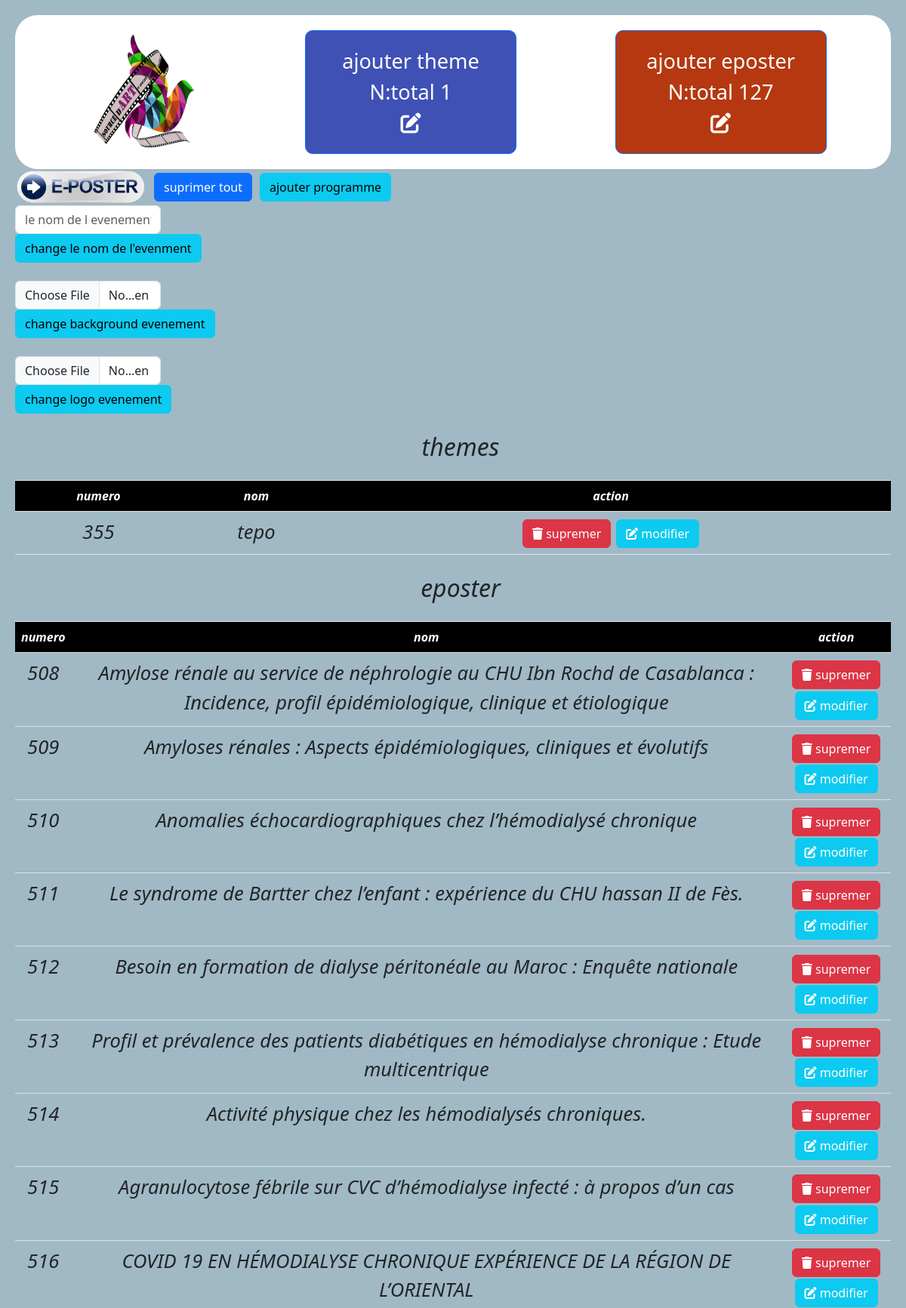
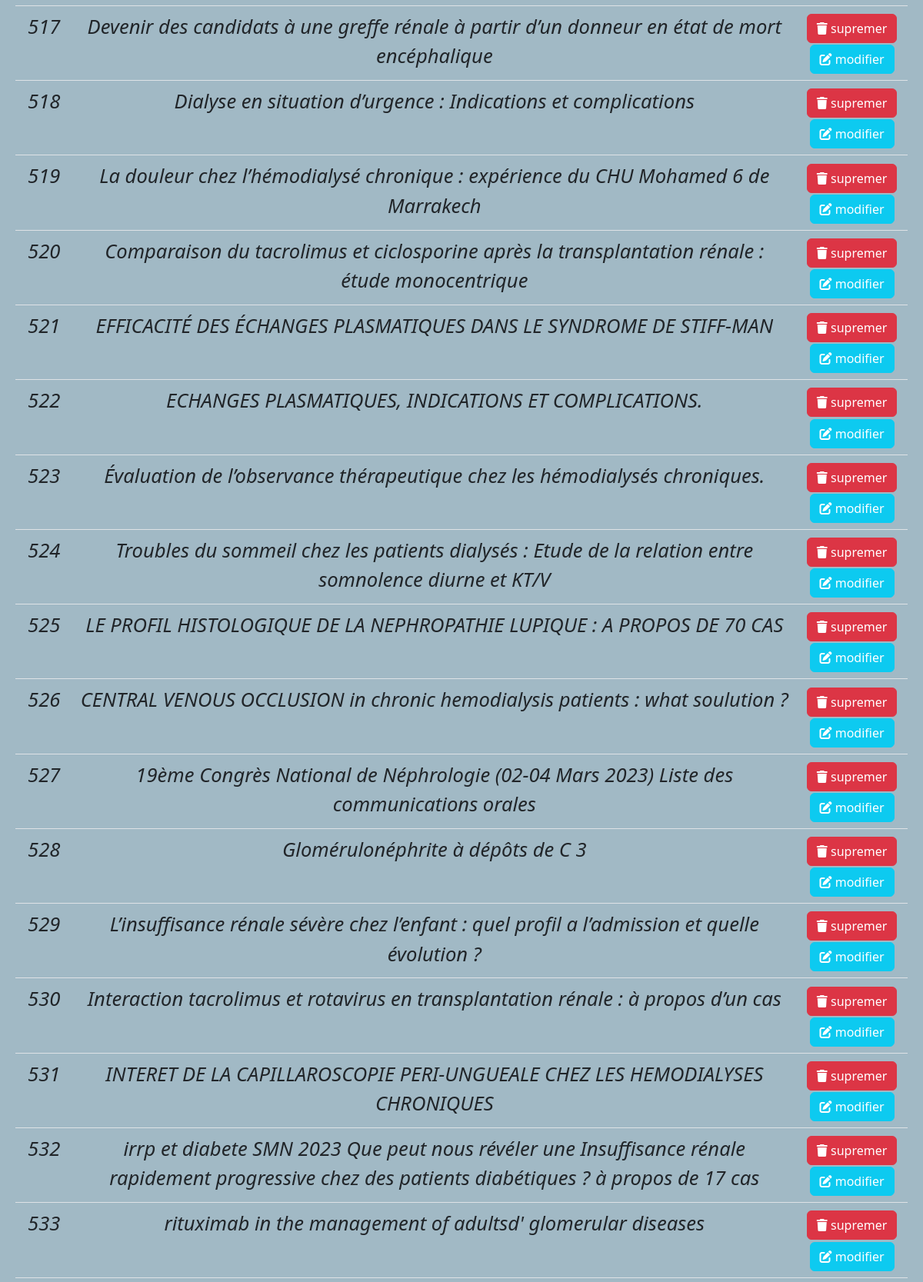
Screenshot of /php/admin.php (upper part) with the database file from the repository (2 pictures, top to bottom).
### tables this page shows
CREATE TABLE `themes` (
  `id` int(11) NOT NULL,
  `name` varchar(900) NOT NULL,
  `numtheme` varchar(100) NOT NULL
);

CREATE TABLE `eposter` (
  `id` int(11) NOT NULL,
  `url` varchar(900) NOT NULL,
  `nameposter` varchar(900) DEFAULT NULL,
  `idtheme` int(11) NOT NULL
);

### php/admin.php (the view, shortened to what this page needs)
<?php include 'dbcon.php'?>
<!DOCTYPE html>
<html lang="en">
<head>
    <link href="../style/bootstrap.min.css" rel="stylesheet" >
    <link rel="stylesheet" href="../style/fonta/css/all.css">
    <link rel="stylesheet" href="../style/fonta/css/fontawesome.min.css">
    <link rel="stylesheet" href="../dist/css/bootstrap.min.css">
    <link rel="stylesheet" href="https://cdnjs.cloudflare.com/ajax/libs/font-awesome/6.2.1/css/all.min.css" />
</head>
<body>
<?php
  $sql = "SELECT * FROM themes";
  $result = $conn->query($sql);
  $sql2 = "SELECT * FROM eposter";
  $result2 = $conn->query($sql2);
  echo "<div class='countp'>
  <img style='width:15%;' src='../pics/logo.png'/>
  <button type='button' class=' cp btn btn-primary' onclick='togle1()' data-bs-toggle='modal' data-bs-target='#myModal'>
  ajouter theme <br/> N:total
  ".$result->num_rows .' <br/> <i class="fa-solid fa-pen-to-square"></i></button>';
  echo "  <button type='button' class='btn22  cp btn btn-primary' data-bs-toggle='modal' onclick='togle2()' data-bs-target='#myModal2'>
  ajouter eposter <br/> N:total
  ".$result2->num_rows .'<br/> <i class="fa-solid fa-pen-to-square"></i></button>'
  ."</div>";
echo " <a href='../index.php'><img class='epoimg' style='width: 15%;' src='../pics/epo.png'/></a>";
  if ($result->num_rows > 0) {
    echo  "<table class='table table-hover'>";
     echo" <tr class='theder'><th>numero</th> <th>nom</th>  <th>action</th> </tr>";
      while($row = $result->fetch_assoc()) {
          echo "<tr><td>".$row["id"]."</td> <td>".$row["name"]."</td>
          <td>  <button class='btn btn-danger'><a href='supr.php?table=theme&s=".$row['id']."'><i class='fa-solid fa-trash'></i>  supremer</a>   </button>
          <button class='btn btn-info'> <a href='modif.php?mt=".$row['id']."'><i class='fa-solid fa-pen-to-square'> </i>   modifier</a>  </button></td>    </tr>" ;
      }
    }
  echo"<form action='seprimertout.php' method='get'>
    <button type='submit' style='margin:0px 10px;' class='btn btn-primary'>suprimer tout</button>
  </form> " ;
  echo"<form action='addprog.php' method='get'>
  <button type='submit' class='btn btn-info'>ajouter programme</button>
</form> " ;
echo"</br><form action='eventinfo.php' method='post'>
<input  class='form-control col-sm-2' placeholder='le nom de l evenement' type='text' name='namevent'/>
<button type='submit' class='btn btn-info'>change le nom de l'evenment</button>
</form> " ;
echo"</br></br><form action='' method='post' enctype='multipart/form-data'>
<input  class='form-control col-sm-2' placeholder='le nom de l evenement' type='file' required name='bgevent'/>
<button name='bgeventbtn' type='submit' class='btn btn-info'>change background evenement</button>
</form> " ;
echo"</br></br><form action='' method='post' enctype='multipart/form-data'>
<input  class='form-control col-sm-2' placeholder='le nom de l evenement' type='file' required name='logoevent'/>
<button name='logobtn' type='submit' class='btn btn-info'>change logo evenement</button>
</form> " ;
echo  "<p class='titlep'>themes</p>";
  $sql2 = "SELECT * FROM eposter";
  $result2 = $conn->query($sql2);
  if ($result2->num_rows > 0) {
    echo  "<table class='table table-hover'>";
     echo" <tr class='theder'><th>numero</th> <th>nom</th>  <th>action</th> </tr>";
      while($row = $result2->fetch_assoc()) {
          echo "<tr><td>".$row["id"]."</td> <td>".$row["nameposter"]."</td>
          <td>  <button class='btn btn-danger'><a href='supr.php?table=poster&s=".$row['id']."'><i class='fa-solid fa-trash'></i>  supremer</a>   </button>
          <button class='btn btn-info'> <a href='modif.php?mp=".$row['id']."'><i class='fa-solid fa-pen-to-square'> </i>  modifier</a>  </button></td>    </tr>" ;
      } echo  "<p class='titlep'>eposter</p>";
    }
?>
</body>
</html>

### php/admin.php (style rules this page uses)
table { text-align: center; }
.countp { display: flex; justify-content: center; justify-content: space-around; padding: 20px; color: white; text-align: center; background-color: white; border-radius: 30px; box-shadow: 0 0 20px bla }
p { margin: 0; padding: 0; }
.cp { width: 25%; padding: 20px; background-color: #3f51b5; border-radius: 10px; transition: 0.3s; cursor: pointer; font-size: 1.7rem; }
.titlep { margin-left: 20px; margin-top: 20px; font-size: 2rem; text-align: center; }
.theder { background-color: black; color: white; }
a { text-decoration: none; color: white; }
table { margin-top: 20px; }
.btn22 { background-color: #b53810; }
body { font-style: italic;padding: 20px; background-color: #a1b9c5; }
td { font-size: 1.6rem; }

### rows the page displays
themes: id "355", name "tepo"
eposter: id "508", nameposter "Amylose rénale au service de néphrologie au CHU Ibn Rochd de Casablanca : Incidence, profil épidémiologique, clinique et étiologique"
eposter: id "509", nameposter "Amyloses rénales : Aspects épidémiologiques, cliniques et évolutifs"
eposter: id "510", nameposter "Anomalies échocardiographiques chez l’hémodialysé chronique"
eposter: id "511", nameposter "Le syndrome de Bartter chez l’enfant : expérience du CHU hassan II de Fès."
eposter: id "512", nameposter "Besoin en formation de dialyse péritonéale au Maroc : Enquête nationale"
eposter: id "513", nameposter "Profil et prévalence des patients diabétiques en hémodialyse chronique : Etude multicentrique"
eposter: id "514", nameposter "Activité physique chez les hémodialysés chroniques."
eposter: id "515", nameposter "Agranulocytose fébrile sur CVC d’hémodialyse infecté : à propos d’un cas"
eposter: id "516", nameposter "COVID 19 EN HÉMODIALYSE CHRONIQUE EXPÉRIENCE DE LA RÉGION DE L’ORIENTAL"
eposter: id "517", nameposter "Devenir des candidats à une greffe rénale à partir d’un donneur en état de mort encéphalique"
eposter: id "518", nameposter "Dialyse en situation d’urgence : Indications et complications"
eposter: id "519", nameposter "La douleur chez l’hémodialysé chronique : expérience du CHU Mohamed 6 de Marrakech"
eposter: id "520", nameposter "Comparaison du tacrolimus et ciclosporine après la transplantation rénale : étude monocentrique"
eposter: id "521", nameposter "EFFICACITÉ DES ÉCHANGES PLASMATIQUES DANS LE SYNDROME DE STIFF-MAN"
eposter: id "522", nameposter "ECHANGES PLASMATIQUES, INDICATIONS ET COMPLICATIONS."
eposter: id "523", nameposter "Évaluation de l’observance thérapeutique chez les hémodialysés chroniques."
eposter: id "524", nameposter "Troubles du sommeil chez les patients dialysés : Etude de la relation entre somnolence diurne et KT/V"
eposter: id "525", nameposter "LE PROFIL HISTOLOGIQUE DE LA NEPHROPATHIE LUPIQUE : A PROPOS DE 70 CAS"
eposter: id "526", nameposter "CENTRAL VENOUS OCCLUSION in chronic hemodialysis patients : what soulution ?"
eposter: id "527", nameposter "19ème Congrès National de Néphrologie (02-04 Mars 2023) Liste des communications orales"
eposter: id "528", nameposter "Glomérulonéphrite à dépôts de C 3"
eposter: id "529", nameposter "L’insuffisance rénale sévère chez l’enfant : quel profil a l’admission et quelle évolution ?"
eposter: id "530", nameposter "Interaction tacrolimus et rotavirus en transplantation rénale : à propos d’un cas"
eposter: id "531", nameposter "INTERET DE LA CAPILLAROSCOPIE PERI-UNGUEALE CHEZ LES HEMODIALYSES CHRONIQUES"
eposter: id "532", nameposter "irrp et diabete SMN 2023 Que peut nous révéler une Insuffisance rénale rapidement progressive chez des patients diabétiques ? à propos de 17 cas"
eposter: id "533", nameposter "rituximab in the management of adultsd' glomerular diseases"

### other values shown
$result->num_rows "1"
$result2->num_rows "127"
